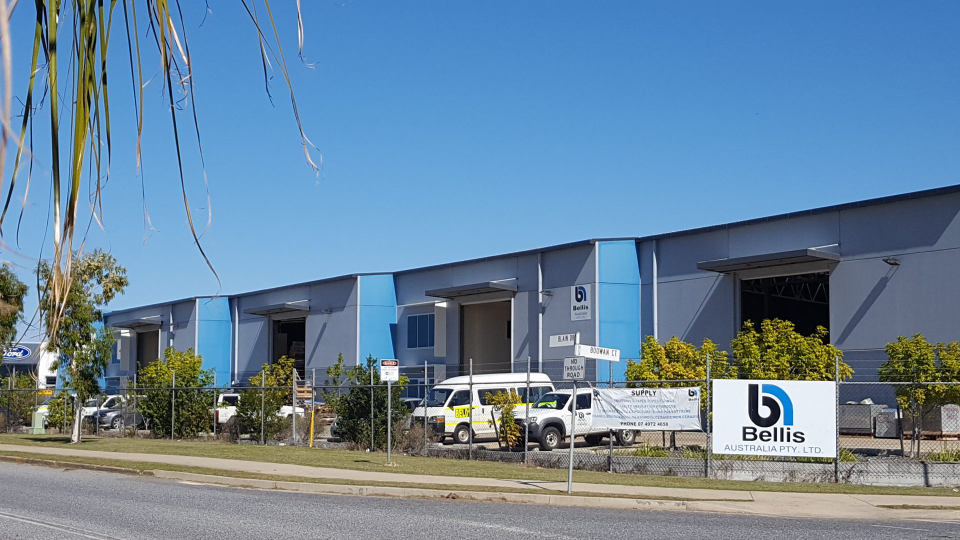
#> input picture dist/media/site-photo-2016.jpg, 1920 x 1080 px (shown at 1/2 size)
$ python overview.py ../../../../dist/media/site-photo-2016.jpg ../../../../dist/media/ainsul-80.jpg 5 1.0
#> lines starting #> are read from the running program, lines starting #| are printed output that depends on the picture
import sys
from PIL import Image
src, out, cols, scale = sys.argv[1], sys.argv[2], int(sys.argv[3]), float(sys.argv[4])
im = Image.open(src).convert('RGB')
#> im is the input picture: PIL image 1920x1080 RGB; mean R, G, B 105.5, 133.9, 157.4
W, H = im.size
#> W = 1920; H = 1080
colH = (H + cols - 1) // cols
#> colH = 216
tiles = []
for c in range(cols):
    crop = im.crop((0, c * colH, W, min(H, (c + 1) * colH)))
    tiles.append(crop.resize((int(W * scale), int(crop.height * scale))))
#> this loop made 5 passes
#> pass 1, `crop = im.crop((0, c * colH, W, min(H, (c + 1) * colH)))`:
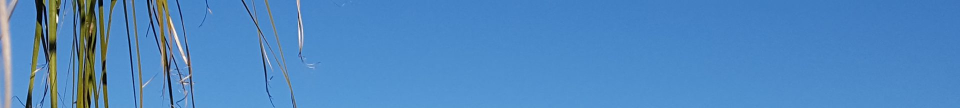
#> crop: PIL image 1920x216 RGB (shown at 1/2 size); mean R, G, B 79.7, 136.5, 192.9
#> pass 2, `crop = im.crop((0, c * colH, W, min(H, (c + 1) * colH)))`:
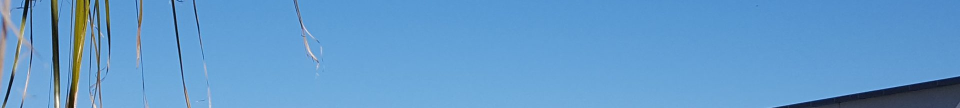
#> crop: PIL image 1920x216 RGB (shown at 1/2 size); mean R, G, B 99.1, 155.1, 204.3
#> pass 3, `crop = im.crop((0, c * colH, W, min(H, (c + 1) * colH)))`:
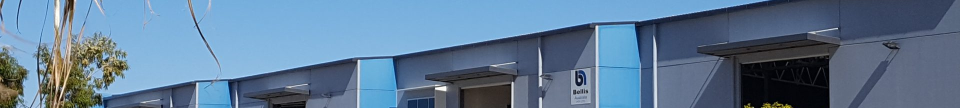
#> crop: PIL image 1920x216 RGB (shown at 1/2 size); mean R, G, B 95.3, 122.5, 149.5
#> after the loop:
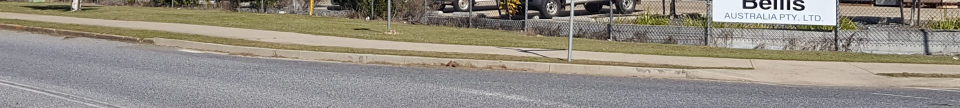
#> crop: PIL image 1920x216 RGB (shown at 1/2 size); mean R, G, B 147.3, 141.5, 131.4
#> after the loop, tiles = 5 items
cw = max(t.width for t in tiles) + 12
#> cw = 1932
sheet = Image.new('RGB', (cw * cols, max(t.height for t in tiles)), (120, 120, 120))
#> sheet: PIL image 9660x216 RGB; every value is 120
for i, t in enumerate(tiles):
    sheet.paste(t, (i * cw, 0))
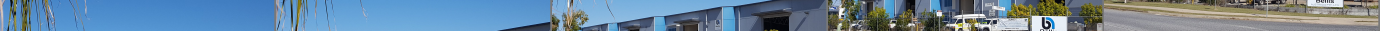
#> sheet: PIL image 9660x216 RGB (shown at 1/7 size); mean R, G, B 105.6, 133.9, 157.2
sheet.save(out)
print(sheet.size)
#| (9660, 216)

$ run again, on dist/media/bellis-hard-hat.jpg
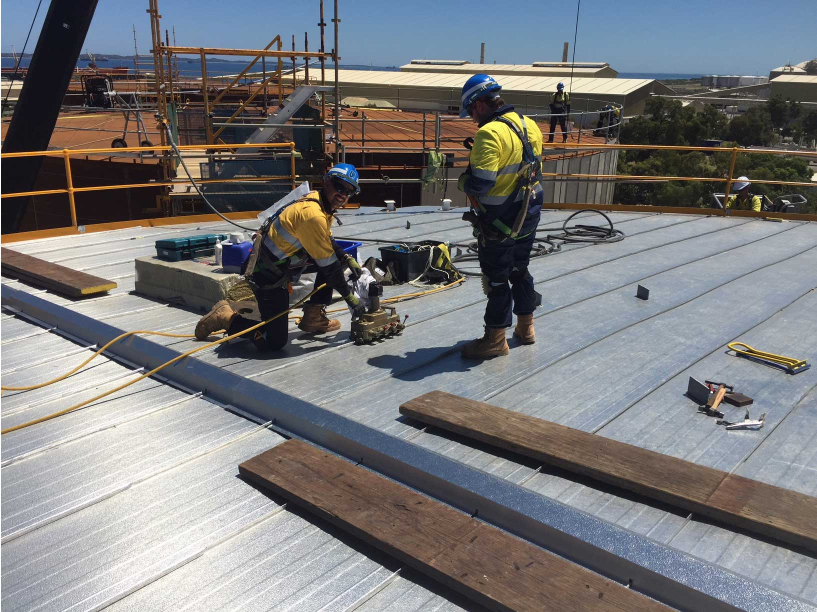
#> input picture dist/media/bellis-hard-hat.jpg, 1633 x 1224 px (shown at 1/2 size)
#> im is the input picture: PIL image 1633x1224 RGB; mean R, G, B 120.8, 120.7, 122.3
#> after the loop `for c in range(cols):`:
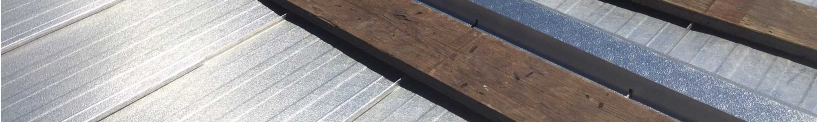
#> crop: PIL image 1633x244 RGB (shown at 1/2 size); mean R, G, B 147.5, 144.6, 145.8
#> after the loop `for c in range(cols):`: tiles = 5 items
#> cw = 1645
#> the loop `for i, t in enumerate(tiles):` made 5 passes
#> after the loop `for i, t in enumerate(tiles):`:
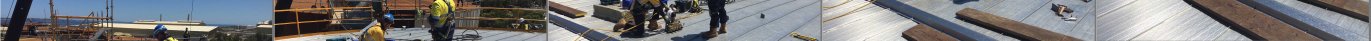
#> sheet: PIL image 8225x245 RGB (shown at 1/6 size); mean R, G, B 120.8, 120.7, 122.2
#| (8225, 245)
